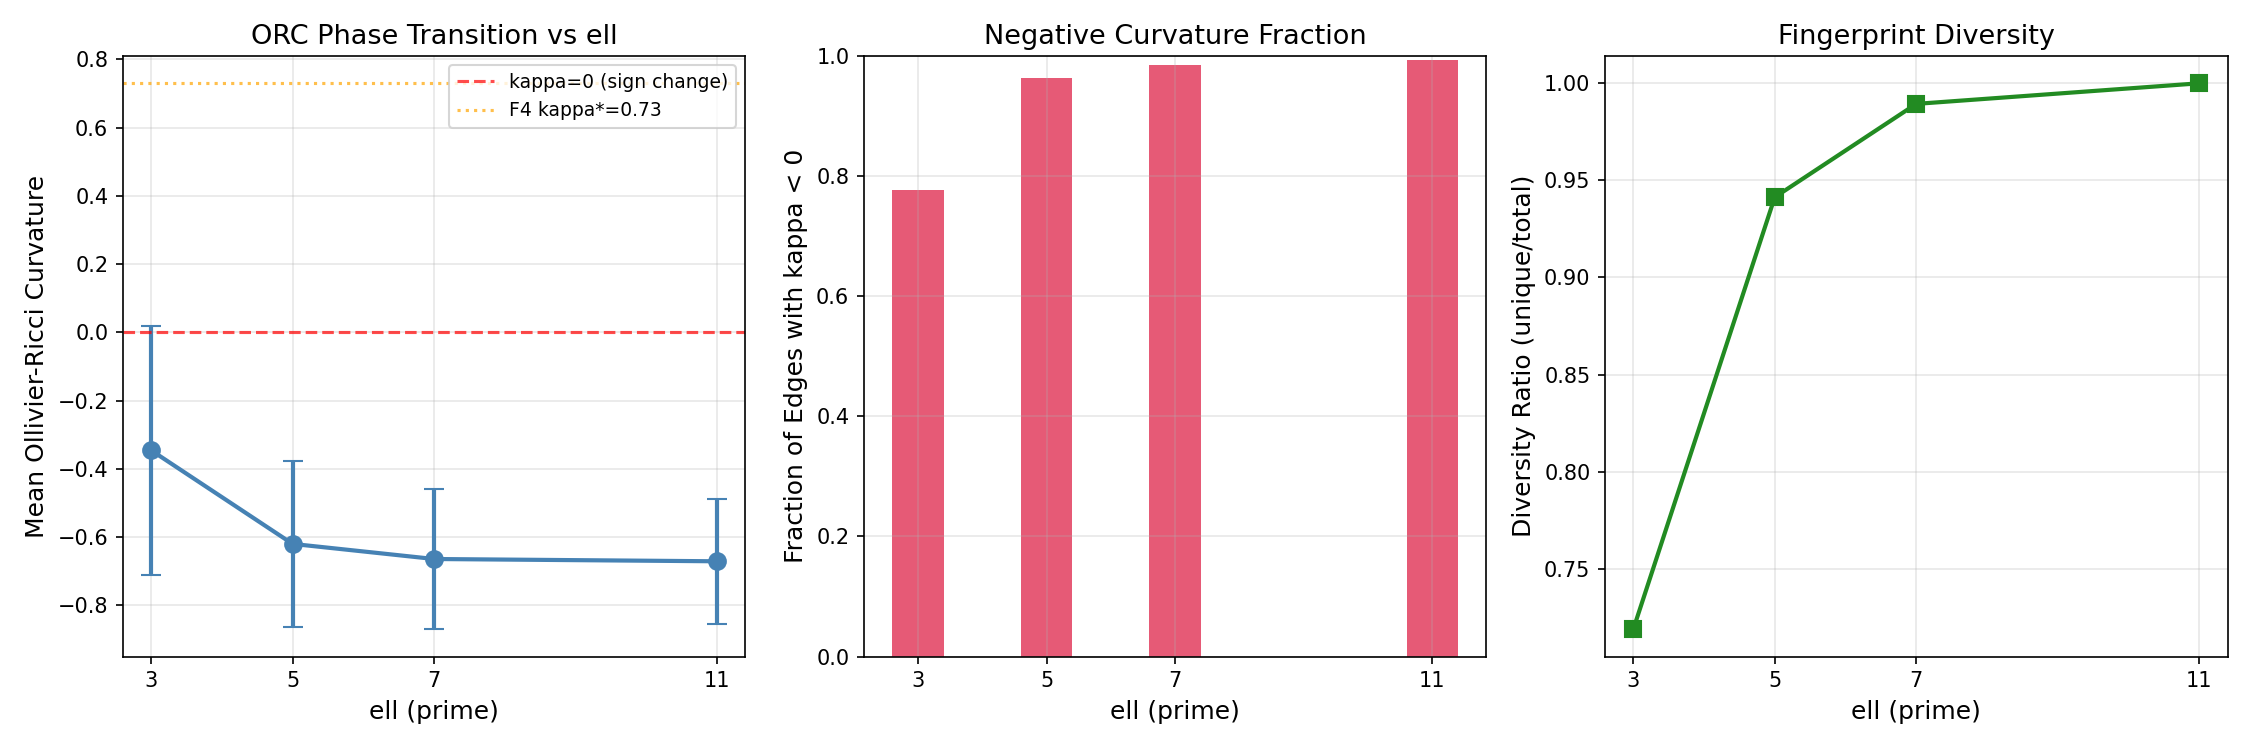

Generate this figure with Python:
#!/usr/bin/env python3
"""
Ollivier-Ricci Curvature Phase Transition on Mod-ell Hecke Graphs.

For each ell in {3, 5, 7, 11}:
  1. Load 17,314 dim-1 weight-2 modular forms from DuckDB
  2. Compute mod-ell fingerprint: (a_p mod ell) for first 25 primes
  3. Build k-NN graph (k=10) on fingerprint Hamming distance
  4. Compute mean Ollivier-Ricci curvature (ORC) on the k-NN graph
  5. Track curvature statistics

Outputs:
  - cartography/v2/hecke_curvature_transition_results.json
  - cartography/v2/hecke_curvature_transition.png

Compare to F4's curvature flow result (kappa*=0.73 at ell=5).
"""

import json
import os
import sys
import time
import math
import numpy as np
from collections import defaultdict

# ── Configuration ──────────────────────────────────────────────────────────
ELLS = [3, 5, 7, 11]
K_NN = 10
NUM_PRIMES = 25
ORC_ALPHA = 0.5  # Laziness parameter for ORC
MAX_ORC_EDGES = 5000  # Cap for ORC computation (sampling if graph too large)

DB_PATH = os.path.join(os.path.dirname(__file__), "..", "..", "charon", "data", "charon.duckdb")
OUT_DIR = os.path.dirname(os.path.abspath(__file__))
RESULTS_FILE = os.path.join(OUT_DIR, "hecke_curvature_transition_results.json")
PLOT_FILE = os.path.join(OUT_DIR, "hecke_curvature_transition.png")

# First 25 primes
PRIMES_25 = [2, 3, 5, 7, 11, 13, 17, 19, 23, 29,
             31, 37, 41, 43, 47, 53, 59, 61, 67, 71,
             73, 79, 83, 89, 97]


def load_forms():
    """Load all dim-1 weight-2 modular forms from DuckDB."""
    import duckdb
    con = duckdb.connect(DB_PATH, read_only=True)
    rows = con.execute("""
        SELECT level, ap_coeffs, is_cm, sato_tate_group
        FROM modular_forms
        WHERE dim = 1 AND weight = 2 AND ap_coeffs IS NOT NULL
        ORDER BY level
    """).fetchall()
    con.close()
    print(f"Loaded {len(rows)} forms from DuckDB")
    return rows


def compute_mod_ell_fingerprint(ap_coeffs_json, ell, num_primes=NUM_PRIMES):
    """Compute mod-ell fingerprint: tuple of (a_p mod ell) for first num_primes primes."""
    ap_list = json.loads(ap_coeffs_json)
    fp = []
    for i in range(min(num_primes, len(ap_list))):
        # ap_list[i] is [val] for dim-1 forms
        val = ap_list[i][0] if isinstance(ap_list[i], list) else ap_list[i]
        fp.append(int(val) % ell)
    return tuple(fp)


def hamming_distance(fp1, fp2):
    """Hamming distance between two fingerprint tuples."""
    return sum(a != b for a, b in zip(fp1, fp2))


def build_knn_graph_batched(fingerprints, k):
    """Build k-NN graph on Hamming distance using vectorized numpy operations.

    Returns a networkx graph.
    """
    import networkx as nx

    n = len(fingerprints)
    d = len(fingerprints[0])

    # Convert fingerprints to numpy array for vectorized Hamming distance
    fp_array = np.array(fingerprints, dtype=np.int16)

    print(f"  Building k-NN graph: n={n}, d={d}, k={k}")

    G = nx.Graph()
    G.add_nodes_from(range(n))

    # Process in batches to avoid memory explosion
    batch_size = 500
    edge_count = 0

    for start in range(0, n, batch_size):
        end = min(start + batch_size, n)
        # Compute Hamming distances from batch to all nodes
        # Shape: (batch_size, n, d) -> compare -> sum -> (batch_size, n)
        batch = fp_array[start:end]  # (batch_size, d)
        # Broadcasting: (batch_size, 1, d) != (1, n, d) -> (batch_size, n, d)
        dists = np.sum(batch[:, np.newaxis, :] != fp_array[np.newaxis, :, :], axis=2)

        for i_local in range(end - start):
            i_global = start + i_local
            dist_row = dists[i_local]
            # Exclude self
            dist_row[i_global] = d + 1
            # Get k nearest neighbors
            knn_indices = np.argpartition(dist_row, k)[:k]
            for j in knn_indices:
                if not G.has_edge(i_global, int(j)):
                    G.add_edge(i_global, int(j), weight=1.0 / max(dist_row[j], 1))
                    edge_count += 1

        if (start // batch_size) % 10 == 0:
            print(f"    Batch {start//batch_size}: {edge_count} edges so far")

    print(f"  k-NN graph: {G.number_of_nodes()} nodes, {G.number_of_edges()} edges")
    return G


def ollivier_ricci_curvature_edge(G, u, v, alpha, sp_lengths):
    """Compute Ollivier-Ricci curvature for a single edge (u, v).

    Uses the lazy random walk measure:
      mu_u(x) = alpha if x == u, else (1-alpha)/deg(u) for neighbors x of u.
    Then kappa(u,v) = 1 - W1(mu_u, mu_v) / d(u,v).
    """
    import ot

    # Neighbors
    nbrs_u = list(G.neighbors(u))
    nbrs_v = list(G.neighbors(v))

    # Support = union of {u} + nbrs_u + {v} + nbrs_v
    support = list(set([u] + nbrs_u + [v] + nbrs_v))
    node_to_idx = {n: i for i, n in enumerate(support)}
    n_support = len(support)

    # Build measures mu_u, mu_v on support
    mu_u = np.zeros(n_support)
    mu_v = np.zeros(n_support)

    # mu_u: alpha on u, (1-alpha)/deg(u) on neighbors
    deg_u = len(nbrs_u)
    mu_u[node_to_idx[u]] = alpha
    for x in nbrs_u:
        mu_u[node_to_idx[x]] += (1 - alpha) / deg_u

    deg_v = len(nbrs_v)
    mu_v[node_to_idx[v]] = alpha
    for x in nbrs_v:
        mu_v[node_to_idx[x]] += (1 - alpha) / deg_v

    # Cost matrix: shortest path distances between support nodes
    cost = np.zeros((n_support, n_support))
    for i, ni in enumerate(support):
        for j, nj in enumerate(support):
            if i < j:
                if ni in sp_lengths and nj in sp_lengths[ni]:
                    d = sp_lengths[ni][nj]
                elif nj in sp_lengths and ni in sp_lengths[nj]:
                    d = sp_lengths[nj][ni]
                else:
                    d = 1e6  # disconnected
                cost[i][j] = d
                cost[j][i] = d

    # Wasserstein-1 distance
    w1 = ot.emd2(mu_u, mu_v, cost)

    # Graph distance between u and v
    d_uv = sp_lengths[u][v] if u in sp_lengths and v in sp_lengths[u] else 1.0

    kappa = 1.0 - w1 / d_uv
    return kappa


def compute_orc_sampled(G, alpha=ORC_ALPHA, max_edges=MAX_ORC_EDGES):
    """Compute Ollivier-Ricci curvature, sampling edges if graph is too large."""
    import random
    import networkx as nx

    n_edges = G.number_of_edges()
    edges = list(G.edges())

    if n_edges > max_edges:
        edges = random.sample(edges, max_edges)
        print(f"  Sampled {max_edges} edges from {n_edges} total")
    else:
        print(f"  Computing ORC on all {n_edges} edges...")

    # Collect all source nodes for BFS: edge endpoints only
    source_nodes = set()
    for u, v in edges:
        source_nodes.add(u)
        source_nodes.add(v)

    print(f"  Computing shortest paths from {len(source_nodes)} source nodes (cutoff=3)...")

    # BFS from each source node with cutoff=3 (sufficient for ORC on neighbors)
    sp_lengths = {}
    done = 0
    for node in source_nodes:
        sp_lengths[node] = nx.single_source_shortest_path_length(G, node, cutoff=3)
        done += 1
        if done % 2000 == 0:
            print(f"    BFS done for {done}/{len(source_nodes)} nodes")

    # Compute ORC for each edge
    curvatures = []
    for idx, (u, v) in enumerate(edges):
        kappa = ollivier_ricci_curvature_edge(G, u, v, alpha, sp_lengths)
        curvatures.append(kappa)
        if (idx + 1) % 5000 == 0:
            print(f"    ORC computed for {idx+1}/{len(edges)} edges, "
                  f"running mean={np.mean(curvatures):.4f}")

    return np.array(curvatures)


def analyze_curvature(curvatures, ell):
    """Compute statistics on curvature distribution."""
    if len(curvatures) == 0:
        return {"ell": ell, "error": "no curvatures computed"}

    c = curvatures
    stats = {
        "ell": ell,
        "n_edges_measured": len(c),
        "mean_curvature": float(np.mean(c)),
        "median_curvature": float(np.median(c)),
        "std_curvature": float(np.std(c)),
        "min_curvature": float(np.min(c)),
        "max_curvature": float(np.max(c)),
        "frac_negative": float(np.mean(c < 0)),
        "frac_positive": float(np.mean(c > 0)),
        "frac_zero": float(np.mean(c == 0)),
        "q25": float(np.percentile(c, 25)),
        "q75": float(np.percentile(c, 75)),
    }
    return stats


def compute_fingerprint_diversity(fingerprints, ell):
    """How many distinct fingerprints exist for this ell?"""
    unique = set(fingerprints)
    n = len(fingerprints)
    max_possible = ell ** NUM_PRIMES  # theoretical max (huge)
    return {
        "n_forms": n,
        "n_unique_fingerprints": len(unique),
        "diversity_ratio": len(unique) / n,
        "ell": ell,
        "fingerprint_dim": NUM_PRIMES,
    }


def make_plot(results):
    """Plot mean ORC vs ell."""
    import matplotlib
    matplotlib.use("Agg")
    import matplotlib.pyplot as plt

    ells = [r["curvature_stats"]["ell"] for r in results]
    means = [r["curvature_stats"]["mean_curvature"] for r in results]
    stds = [r["curvature_stats"]["std_curvature"] for r in results]
    frac_neg = [r["curvature_stats"]["frac_negative"] for r in results]

    fig, axes = plt.subplots(1, 3, figsize=(15, 5))

    # Panel 1: Mean ORC vs ell
    ax = axes[0]
    ax.errorbar(ells, means, yerr=stds, fmt='o-', capsize=5, linewidth=2, markersize=8, color='steelblue')
    ax.axhline(y=0, color='red', linestyle='--', alpha=0.7, label='kappa=0 (sign change)')
    ax.axhline(y=0.73, color='orange', linestyle=':', alpha=0.7, label='F4 kappa*=0.73')
    ax.set_xlabel('ell (prime)', fontsize=12)
    ax.set_ylabel('Mean Ollivier-Ricci Curvature', fontsize=12)
    ax.set_title('ORC Phase Transition vs ell', fontsize=13)
    ax.set_xticks(ells)
    ax.legend(fontsize=9)
    ax.grid(True, alpha=0.3)

    # Panel 2: Fraction negative curvature vs ell
    ax = axes[1]
    ax.bar(ells, frac_neg, color='crimson', alpha=0.7, width=0.8)
    ax.set_xlabel('ell (prime)', fontsize=12)
    ax.set_ylabel('Fraction of Edges with kappa < 0', fontsize=12)
    ax.set_title('Negative Curvature Fraction', fontsize=13)
    ax.set_xticks(ells)
    ax.set_ylim(0, 1)
    ax.grid(True, alpha=0.3)

    # Panel 3: Fingerprint diversity
    diversities = [r["fingerprint_diversity"]["diversity_ratio"] for r in results]
    ax = axes[2]
    ax.plot(ells, diversities, 's-', color='forestgreen', markersize=8, linewidth=2)
    ax.set_xlabel('ell (prime)', fontsize=12)
    ax.set_ylabel('Diversity Ratio (unique/total)', fontsize=12)
    ax.set_title('Fingerprint Diversity', fontsize=13)
    ax.set_xticks(ells)
    ax.grid(True, alpha=0.3)

    plt.tight_layout()
    plt.savefig(PLOT_FILE, dpi=150)
    print(f"Plot saved to {PLOT_FILE}")
    plt.close()


def main():
    t0 = time.time()

    # Load forms
    rows = load_forms()

    all_results = []

    for ell in ELLS:
        print(f"\n{'='*60}")
        print(f"Processing ell = {ell}")
        print(f"{'='*60}")
        t_ell = time.time()

        # Compute fingerprints
        fingerprints = []
        valid_indices = []
        for idx, (level, ap_json, is_cm, st_group) in enumerate(rows):
            fp = compute_mod_ell_fingerprint(ap_json, ell)
            if len(fp) == NUM_PRIMES:
                fingerprints.append(fp)
                valid_indices.append(idx)

        print(f"  {len(fingerprints)} valid fingerprints")

        # Fingerprint diversity
        diversity = compute_fingerprint_diversity(fingerprints, ell)
        print(f"  Unique fingerprints: {diversity['n_unique_fingerprints']} "
              f"(diversity={diversity['diversity_ratio']:.4f})")

        # Build k-NN graph
        G = build_knn_graph_batched(fingerprints, K_NN)

        # Graph topology stats
        import networkx as nx
        n_components = nx.number_connected_components(G)
        components = sorted(nx.connected_components(G), key=len, reverse=True)
        largest_cc = len(components[0]) if components else 0
        n_triangles = sum(nx.triangles(G).values()) // 3

        graph_stats = {
            "n_nodes": G.number_of_nodes(),
            "n_edges": G.number_of_edges(),
            "n_components": n_components,
            "largest_component": largest_cc,
            "n_triangles": n_triangles,
        }
        print(f"  Graph: {graph_stats['n_nodes']} nodes, {graph_stats['n_edges']} edges, "
              f"{n_components} components, largest={largest_cc}, triangles={n_triangles}")

        # Compute ORC
        curvatures = compute_orc_sampled(G, alpha=ORC_ALPHA)
        curv_stats = analyze_curvature(curvatures, ell)

        print(f"  Mean ORC = {curv_stats['mean_curvature']:.6f}")
        print(f"  Frac negative = {curv_stats['frac_negative']:.4f}")
        print(f"  Frac positive = {curv_stats['frac_positive']:.4f}")

        elapsed = time.time() - t_ell
        print(f"  Elapsed: {elapsed:.1f}s")

        result = {
            "ell": ell,
            "curvature_stats": curv_stats,
            "graph_stats": graph_stats,
            "fingerprint_diversity": diversity,
            "elapsed_s": round(elapsed, 2),
        }
        all_results.append(result)

    # Phase transition analysis
    means = [r["curvature_stats"]["mean_curvature"] for r in all_results]
    ells_arr = np.array(ELLS, dtype=float)
    means_arr = np.array(means)

    # Check for sign change
    sign_changes = []
    for i in range(len(means) - 1):
        if means[i] * means[i+1] < 0:
            # Linear interpolation to find crossing
            ell_cross = ELLS[i] + (ELLS[i+1] - ELLS[i]) * abs(means[i]) / (abs(means[i]) + abs(means[i+1]))
            sign_changes.append({
                "between_ells": [ELLS[i], ELLS[i+1]],
                "interpolated_ell": round(ell_cross, 3),
            })

    # Maximum curvature gradient (steepest change)
    gradients = []
    for i in range(len(means) - 1):
        delta_kappa = means[i+1] - means[i]
        delta_ell = ELLS[i+1] - ELLS[i]
        gradients.append({
            "ell_interval": [ELLS[i], ELLS[i+1]],
            "d_kappa_d_ell": round(delta_kappa / delta_ell, 6),
        })

    # Comparison to F4
    f4_kappa = 0.73
    f4_ell = 5
    ell5_result = next((r for r in all_results if r["ell"] == 5), None)
    f4_comparison = {
        "f4_kappa_star": f4_kappa,
        "f4_ell": f4_ell,
        "our_kappa_at_ell5": ell5_result["curvature_stats"]["mean_curvature"] if ell5_result else None,
        "ratio": (ell5_result["curvature_stats"]["mean_curvature"] / f4_kappa) if ell5_result else None,
    }

    total_elapsed = time.time() - t0

    summary = {
        "problem": "Frontier2 #2: Ollivier-Ricci Curvature Phase Transition on Mod-ell Hecke Graphs",
        "parameters": {
            "ells": ELLS,
            "k_nn": K_NN,
            "num_primes": NUM_PRIMES,
            "orc_alpha": ORC_ALPHA,
            "max_orc_edges": MAX_ORC_EDGES,
        },
        "per_ell_results": all_results,
        "phase_transition_analysis": {
            "sign_changes": sign_changes,
            "curvature_gradients": gradients,
            "has_phase_transition": len(sign_changes) > 0,
            "critical_ell": sign_changes[0]["interpolated_ell"] if sign_changes else None,
        },
        "f4_comparison": f4_comparison,
        "total_elapsed_s": round(total_elapsed, 2),
    }

    # Save results
    with open(RESULTS_FILE, "w") as f:
        json.dump(summary, f, indent=2)
    print(f"\nResults saved to {RESULTS_FILE}")

    # Plot
    make_plot(all_results)

    # Final summary
    print(f"\n{'='*60}")
    print("SUMMARY")
    print(f"{'='*60}")
    for r in all_results:
        cs = r["curvature_stats"]
        print(f"  ell={cs['ell']:2d}: mean_kappa={cs['mean_curvature']:+.6f}  "
              f"frac_neg={cs['frac_negative']:.3f}  frac_pos={cs['frac_positive']:.3f}")

    if sign_changes:
        print(f"\n  PHASE TRANSITION DETECTED!")
        for sc in sign_changes:
            print(f"    Sign change between ell={sc['between_ells'][0]} and ell={sc['between_ells'][1]}")
            print(f"    Interpolated critical ell ~ {sc['interpolated_ell']:.2f}")
    else:
        print(f"\n  No sign change detected in [{ELLS[0]}, {ELLS[-1]}]")
        if all(m > 0 for m in means):
            print(f"  All curvatures POSITIVE (clustered geometry)")
        elif all(m < 0 for m in means):
            print(f"  All curvatures NEGATIVE (tree-like geometry)")

    print(f"\n  F4 comparison: our kappa(ell=5)={f4_comparison['our_kappa_at_ell5']:.4f} "
          f"vs F4 kappa*={f4_kappa}")
    print(f"\n  Total elapsed: {total_elapsed:.1f}s")


if __name__ == "__main__":
    main()
